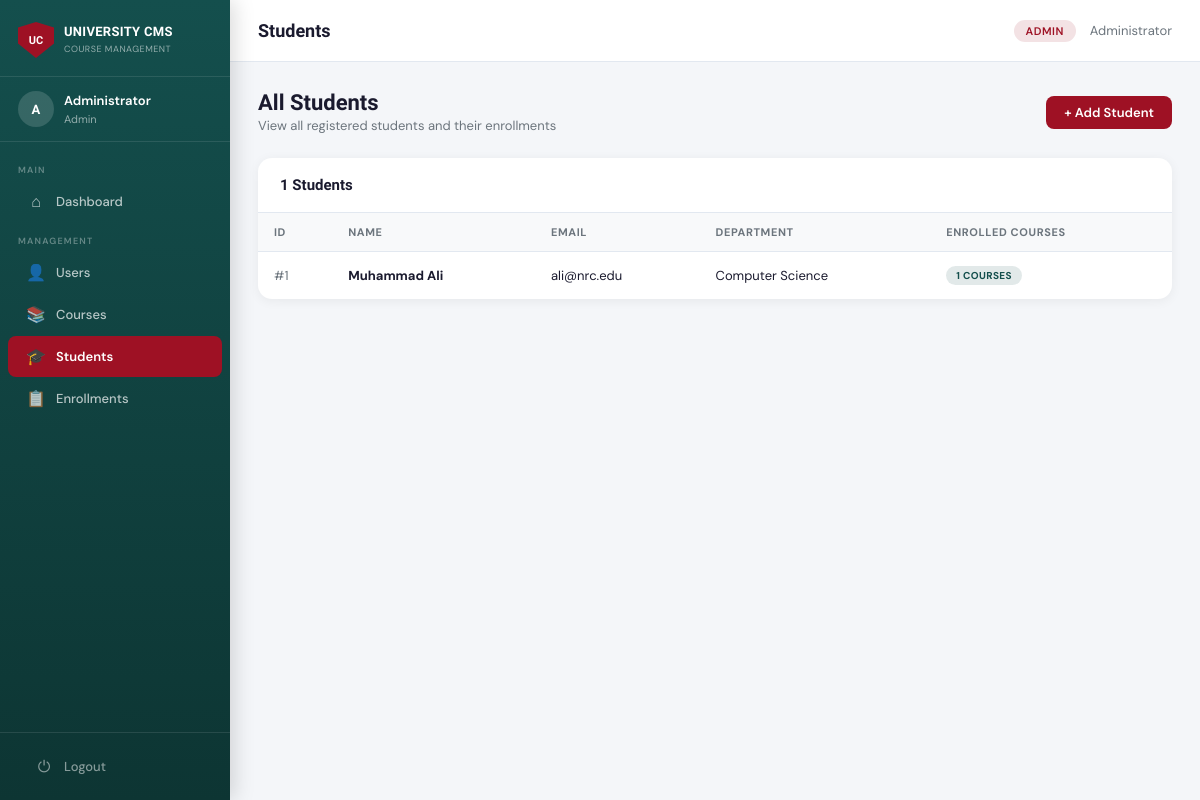
Screenshot of /admin/students (signed in) with the database file from the repository.
### tables this page shows
CREATE TABLE Student (
    student_id  INTEGER PRIMARY KEY AUTOINCREMENT,
    name        TEXT NOT NULL,
    email       TEXT UNIQUE NOT NULL,
    department  TEXT,
    user_id     INTEGER UNIQUE,
    FOREIGN KEY(user_id) REFERENCES User(user_id) ON DELETE CASCADE
);

### app.py (the view)
@app.route('/admin/students')
@login_required
@role_required('admin')
def admin_students():
    students = query(
        "SELECT s.*, COUNT(e.enrollment_id) as enrolled "
        "FROM Student s LEFT JOIN Enrollment e ON s.student_id=e.student_id "
        "GROUP BY s.student_id ORDER BY s.name"
    )
    return render_template('admin_students.html', students=students)

### app.py (called while the page is built)
def get_db():
    conn = sqlite3.connect(DB_PATH)
    conn.row_factory = sqlite3.Row   # access columns by name
    conn.execute("PRAGMA foreign_keys = ON")
    return conn

def query(sql, args=(), one=False):
    conn = get_db()
    cur  = conn.execute(sql, args)
    rv   = cur.fetchall()
    conn.close()
    return (rv[0] if rv else None) if one else rv

def login_required(f):
    from functools import wraps
    @wraps(f)
    def decorated(*args, **kwargs):
        if 'user_id' not in session:
            flash("Please log in first.", "error")
            return redirect(url_for('login'))
        return f(*args, **kwargs)
    return decorated

def role_required(*roles):
    def decorator(f):
        from functools import wraps
        @wraps(f)
        def decorated(*args, **kwargs):
            if session.get('role') not in roles:
                flash("Access denied.", "error")
                return redirect(url_for('dashboard'))
            return f(*args, **kwargs)
        return decorated
    return decorator

### templates/admin_students.html (shortened to what this page needs)
{% extends 'base.html' %}
{% block page_title %}Students{% endblock %}
{% block content %}
<div class="page-header">
  <div>
    <h1>All Students</h1>
    <p>View all registered students and their enrollments</p>
  </div>
  <a href="{{ url_for('admin_add_user') }}" class="btn btn-red">+ Add Student</a>
</div>
<div class="table-card">
  <div class="table-card-header">
    <h3>{{ students | length }} Students</h3>
  </div>
  <table>
    <thead>
      <tr>
        <th>ID</th>
        <th>Name</th>
        <th>Email</th>
        <th>Department</th>
        <th>Enrolled Courses</th>
      </tr>
    </thead>
    <tbody>
      {% for s in students %}
      <tr>
        <td style="color:var(--subtext);">#{{ s['student_id'] }}</td>
        <td><strong>{{ s['name'] }}</strong></td>
        <td>{{ s['email'] }}</td>
        <td>{{ s['department'] or '—' }}</td>
        <td>
          <span class="badge badge-teal">{{ s['enrolled'] }} courses</span>
        </td>
      </tr>
      {% endfor %}
    </tbody>
  </table>
</div>
{% endblock %}

### static/css/style.css (style rules this page uses)
:root { --red: #9E1124; --red-dark: #7a0d1c; --red-light: #c41530; --teal: #144F4D; --teal-dark: #0d3533; --teal-light: #1a6663; --bg: #F4F6F9; --card: #ffffff; --text: #1A1A2E; --subtext: #6C757D; --border: #E2E8F0; --success: #10B981; --warning: #F59E0B; --danger: #EF4444; --sidebar-w: 230px; --header-h: 62px; }
* { box-sizing: border-box; margin: 0; padding: 0; }
body { font-family: 'DM Sans', sans-serif; background: var(--bg); color: var(--text); font-size: 14px; min-height: 100vh; }
.page-header { display: flex; align-items: center; justify-content: space-between; margin-bottom: 24px; }
.page-header h1 { font-family: 'Sora', sans-serif; font-size: 22px; font-weight: 700; color: var(--text); }
.page-header p { color: var(--subtext); font-size: 13px; margin-top: 2px; }
.table-card { background: var(--card); border-radius: 14px; box-shadow: 0 2px 12px rgba(0,0,0,0.06); overflow: hidden; margin-bottom: 24px; }
.table-card-header { display: flex; align-items: center; justify-content: space-between; padding: 18px 22px; border-bottom: 1px solid var(--border); }
.table-card-header h3 { font-family: 'Sora', sans-serif; font-size: 15px; font-weight: 700; color: var(--text); }
table { width: 100%; border-collapse: collapse; }
thead th { text-align: left; padding: 12px 16px; font-size: 11px; font-weight: 700; text-transform: uppercase; letter-spacing: 0.6px; color: var(--subtext); background: #f8f9fa; border-bottom: 1px solid var(--border); }
tbody td { padding: 14px 16px; border-bottom: 1px solid var(--border); font-size: 13px; color: var(--text); vertical-align: middle; }
tbody tr:last-child td { border-bottom: none; }
.badge { display: inline-block; padding: 3px 10px; border-radius: 20px; font-size: 10px; font-weight: 700; text-transform: uppercase; letter-spacing: 0.4px; }
.badge-teal { background: rgba(20,79,77,0.12); color: var(--teal); }
.btn { display: inline-flex; align-items: center; gap: 6px; padding: 8px 18px; border-radius: 8px; font-size: 13px; font-weight: 600; cursor: pointer; border: none; text-decoration: none; transition: all 0.2s; font-family: 'DM Sans', sans-serif; }
.btn-red { background: var(--red); color: white; }

### rows the page displays
Student: student_id "1", name "Muhammad Ali", email "ali@nrc.edu", department "Computer Science", enrolled "1"

### other values shown
{{ session.name[0] | upper if session.name else '?' }} "A"
{{ session.name or session.username }} "Administrator"
{{ session.role }} "Admin"
{{ session.role }} "ADMIN"
{{ students | length }} "1"
